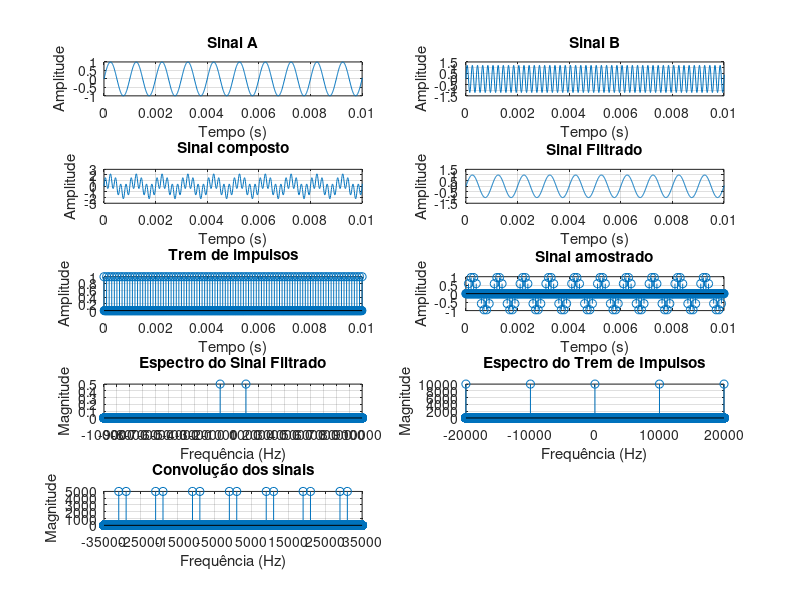

MATLAB code to generate this figure:
clear;
clc;
close all;

pkg load signal;


% Frequências do sinal analógico de entrada
f1 = 1e3;                   % Senoide desejada (Banda do sinal: 1KHz)
f2 = 5e3;                   % Segunda senoide (Banda do sinal: 5KHz)
% Amplitudes das senoides
A1 = 1.0;
A2 = 1.2;

fAnalog = 1e5;             % Frequência analógica simulada (100 kHz)
Ta = 1/fAnalog;            % Período de amostragem analógico
tempoTotal = 1;            % Tempo total de simulação (1s)
t = 0:Ta:tempoTotal-Ta;    % Vetor de tempo "contínuo"
nPAnalog = length(t);      % Número total de pontos analógicos
fs = 10e3;                 % Frequencia de amostragem(Trem de impulsos)
Ts = 1/fs;                 % Periodo de amostragem(Trem de impulsos)
fNyquist = fs/2;
fCorte = 2e3;
ordemFiltro = 100;
% fs >= 2*f1
nPlots = 5;                % Número total de plots

sinalA = A1*sin(2*pi*f1*t);

figure;
subplot(nPlots,2,1);
plot(t, sinalA);
grid on;
xlabel('Tempo (s)');
ylabel('Amplitude');
title('Sinal A');
xlim([0 0.01]);

sinalB = A2*sin(2*pi*f2*t);

##figure;
subplot(nPlots,2,2);
plot(t, sinalB);
grid on;
xlabel('Tempo (s)');
ylabel('Amplitude');
title('Sinal B');
xlim([0 0.01]);

sinalComposto = sinalA + sinalB;

##figure;
subplot(nPlots,2,3);
plot(t,sinalComposto);
grid on;
xlabel('Tempo (s)');
ylabel('Amplitude');
title('Sinal composto');
xlim([0 0.01]);

filtroIdeal = zeros(1, nPAnalog);

for i = 1:nPAnalog
    fAtual = (i - 1) * (fAnalog / nPAnalog);
    % Permite frequências abaixo do corte ou frequências espelhadas
    if fAtual <= fCorte || fAtual >= (fAnalog - fCorte)
        filtroIdeal(i) = 1;
    else
        filtroIdeal(i) = 0;
    end
end

sinalCompostoFFT = fft(sinalComposto);
sinalFiltradoFFT = sinalCompostoFFT .* filtroIdeal;
sinalFiltrado = real(ifft(sinalFiltradoFFT));

##figure;
subplot(nPlots,2,4);
plot(t,sinalFiltrado);
grid on;
xlabel('Tempo (s)');
ylabel('Amplitude');
title('Sinal Filtrado');
xlim([0 0.01]);

kPasso = round(Ts/Ta);
tremImpulsos = zeros(1, nPAnalog);
tremImpulsos(1:kPasso:end) = 1/Ta;

##figure;
subplot(nPlots,2,5);
stem(t, tremImpulsos*Ta);
grid on;
xlabel('Tempo (s)');
ylabel('Amplitude');
title('Trem de impulsos');
xlim([0 0.01]);

sinalAmostrado = sinalFiltrado .* (tremImpulsos*Ta);

##figure;
subplot(nPlots,2,6);
stem(t, sinalAmostrado);
grid on;
xlabel('Tempo (s)');
ylabel('Amplitude');
title('Sinal amostrado');
xlim([0 0.01]);

f = (-nPAnalog/2 : nPAnalog/2 - 1)*(fAnalog/nPAnalog);

sinalFiltradoFFT = fftshift(fft(sinalFiltrado))/nPAnalog;

##figure;
subplot(nPlots,2,7);
stem(f, abs(sinalFiltradoFFT));
grid on;
xlabel('Frequência (Hz)');
ylabel('Magnitude');
title('Espectro do Sinal Filtrado');
xlim([-10000 10000]);
xticks(-10000 : 1000 : 10000);

tremImpulsosFFT = fftshift(fft(tremImpulsos))/nPAnalog;

##figure;
subplot(nPlots,2,8);
stem(f, abs(tremImpulsosFFT));
grid on;
xlabel('Frequência (Hz)');
ylabel('Magnitude');
title('Espectro do Trem de Impulsos');
xlim([-20000 20000]);
xticks(-200000 : 10000 : 200000);

espectroSinalAmostrado = conv(sinalFiltradoFFT,tremImpulsosFFT);

nP_conv = length(espectroSinalAmostrado);
f_conv = linspace(-fAnalog, fAnalog, nP_conv);

##figure;
subplot(nPlots,2,9);
stem(f_conv, abs(espectroSinalAmostrado));
grid on;
xlabel('Frequência (Hz)');
ylabel('Magnitude');
title('Convolução dos sinais');
xlim([-35000 35000]);
xticks(-35000 : 10000 : 35000);
